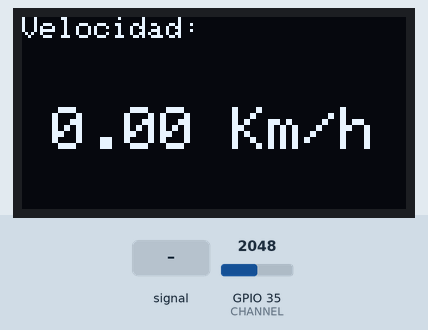
The sketch below on a simulated ESP32. Shown: 128×64 one-colour display. Inputs (shaded band) come from the test bench; at power-on: GPIO 35 (CHANNEL) = 2048. WiFi joins after 1.5 s; servers stay silent unless stated; what the sketch prints to the serial monitor is not drawn.

Above: at 2.7 s.
2.8 s: GPIO 35 (CHANNEL) fed a 200 Hz sine of ±327 counts around its level
At 3.9 s:
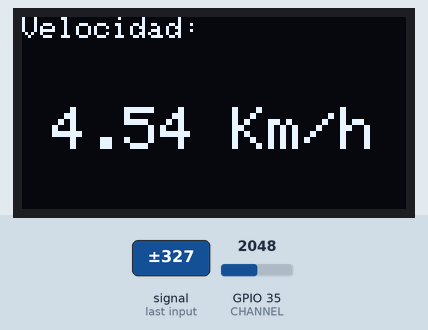
Timing chart, 0 to 5.8 s (numbered marks = the images above; inputs shaded):
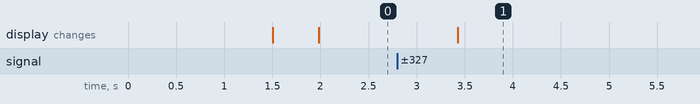

The sketch:

esp_fft_things.ino
```cpp
#include <Wire.h>
#include <Adafruit_GFX.h>
#include <Adafruit_SSD1306.h>
#include "arduinoFFT.h"
//#include "ThingSpeak.h"
#include "WiFi.h"
#include <ThingerESP32.h>


/*
Código para ESP32 que encuentra la frecuencia de la señal
empleando la FFT y envía los datos a ThingSpeak

/* FOR FFT */


#define CHANNEL 35
// PANTALLA OLED
#define ANCHO 128
#define ALTO 64
/* THING.IO */
#define THINGER_SERIAL_DEBUG
#define USERNAME "andresf5597"
#define DEVICE_ID "esp32"
#define DEVICE_CREDENTIAL "QyRdGD0eNm8#@pGP"


arduinoFFT FFT = arduinoFFT(); /* Create FFT object */
ThingerESP32 thing(USERNAME, DEVICE_ID, DEVICE_CREDENTIAL);

const uint16_t samples = 2048 ; //This value MUST ALWAYS be a power of 2
const double samplingFrequency = 8000; //Hz, must be less than 10000 due to ADC

unsigned int sampling_period_us;
unsigned long microseconds;

/*
These are the input and output vectors
Input vectors receive computed results from FFT
*/


double vReal[samples];
double vImag[samples];
float fd;
float vel;
#define SCL_INDEX 0x00
#define SCL_TIME 0x01
#define SCL_FREQUENCY 0x02
#define SCL_PLOT 0x03
#define OLED_RESET -1
Adafruit_SSD1306 oled(ANCHO,ALTO, &Wire, OLED_RESET);


// INICIALIZAR WIFI
const char* SSID = "POCOX3";
const char* SSID_PASWORD = "pocox5597";

unsigned long channelId = 1915797;
const char* WriteAPIKey = "Z2WF768I7D3PWMIK";


/* thing.io */

float yaw = 0; // defined as a global variable for thing.io

WiFiClient Client;

void setup()
{
  sampling_period_us = round(1000000*(1.0/samplingFrequency));
  Serial.begin(115200);
  while(!Serial);
  //Serial.println("Ready");
//INICIAR CONEXION WIFI //

  WiFi.begin(SSID,SSID_PASWORD);
  while (WiFi.status() != WL_CONNECTED){
    delay(500);
    Serial.print("Conectando...");

   }
   Serial.print("Conectado");
   //Iniciar ThingSpeak
   //ThingSpeak.begin(Client);

  /* INICIAR OLED */
  Wire.begin();
  oled.begin(SSD1306_SWITCHCAPVCC,0x3C);
  oled.clearDisplay();


    //THING.IO//
  thing.add_wifi(SSID, SSID_PASWORD);
  //========//

}


void loop()
{
  /*SAMPLING*/
  microseconds = micros();
  for(int i=0; i<samples; i++)
  {
      vReal[i] = analogRead(CHANNEL);
      vImag[i] = 0;
      while(micros() - microseconds < sampling_period_us){
        //empty loop
      }
      microseconds += sampling_period_us;


  }


  /* Print the results of the sampling according to time */
  //Serial.println("Data:");
  PrintVector(vReal, samples, SCL_TIME);
  FFT.Windowing(vReal, samples, FFT_WIN_TYP_HAMMING, FFT_FORWARD);  /* Weigh data */
  //Serial.println("Weighed data:");
  PrintVector(vReal, samples, SCL_TIME);
  FFT.Compute(vReal, vImag, samples, FFT_FORWARD); /* Compute FFT */
  //Serial.println("Computed Real values:");
  PrintVector(vReal, samples, SCL_INDEX);
  //Serial.println("Computed Imaginary values:");
  PrintVector(vImag, samples, SCL_INDEX);
  FFT.ComplexToMagnitude(vReal, vImag, samples); /* Compute magnitudes */
  //Serial.println("Computed magnitudes:");
  PrintVector(vReal, (samples >> 1), SCL_FREQUENCY);
  double x = FFT.MajorPeak(vReal, samples, samplingFrequency);
  Serial.println("");
 // Serial.println(x, 6); //Print out what frequency is the most dominant.
  fd=x;
  vel=fd/44;
  Serial.print(fd/44);Serial.print("km/h");


  // ENVIAR A LA NUBE
  /*
    ThingSpeak.setField(1,vel);
    ThingSpeak.writeFields(channelId,WriteAPIKey);
    Serial.println("Datos enviados a la nube");
    delay(14000);
  */


  // THING.IO //
      //PARAMETROS PARA PLATAFORMA IOT
  yaw = vel;
  thing["tempC"] >> [](pson& out){
      out = yaw;
  };
 thing.handle();


  //IMPRIMIR VALORES EN OLED//
      oled.clearDisplay();
      oled.setTextColor(WHITE); //NO MULTIPLES COLORES
      oled.setCursor(0,0); //ELIGE COORDENADAS PARA COMENEZAR A ESCRIBIR
      oled.setTextSize(1); //TAMAÑO DEL TEXTO
      oled.print("Velocidad:");
      oled.setCursor(10,30); // NUEVAS COORDENADAS
      oled.setTextSize(2);   //TAMAÑO DE TEXTO
      oled.print(vel);
      oled.print(" Km/h");
      oled.display();


  //while(1); /* Run Once */
  delay(1000); /* Repeat after delay */
}


void PrintVector(double *vData, uint16_t bufferSize, uint8_t scaleType)
{
  for (uint16_t i = 0; i < bufferSize; i++)
  {
    double abscissa;
    /* Print abscissa value */
    switch (scaleType)
    {
      case SCL_INDEX:
        abscissa = (i * 1.0);
  break;
      case SCL_TIME:
        abscissa = ((i * 1.0) / samplingFrequency);
  break;
      case SCL_FREQUENCY:
        abscissa = ((i * 1.0 * samplingFrequency) / samples);
  break;
    }
    //Serial.println(abscissa, 6);
    if(scaleType==SCL_FREQUENCY)
    //Serial.println("Hz");
    Serial.print(" ");
    //Serial.println(vData[i], 4);
  }
}
```

Measured:
- after the input at 2.8 s, the display: changes after 0.63 s (image 1)
